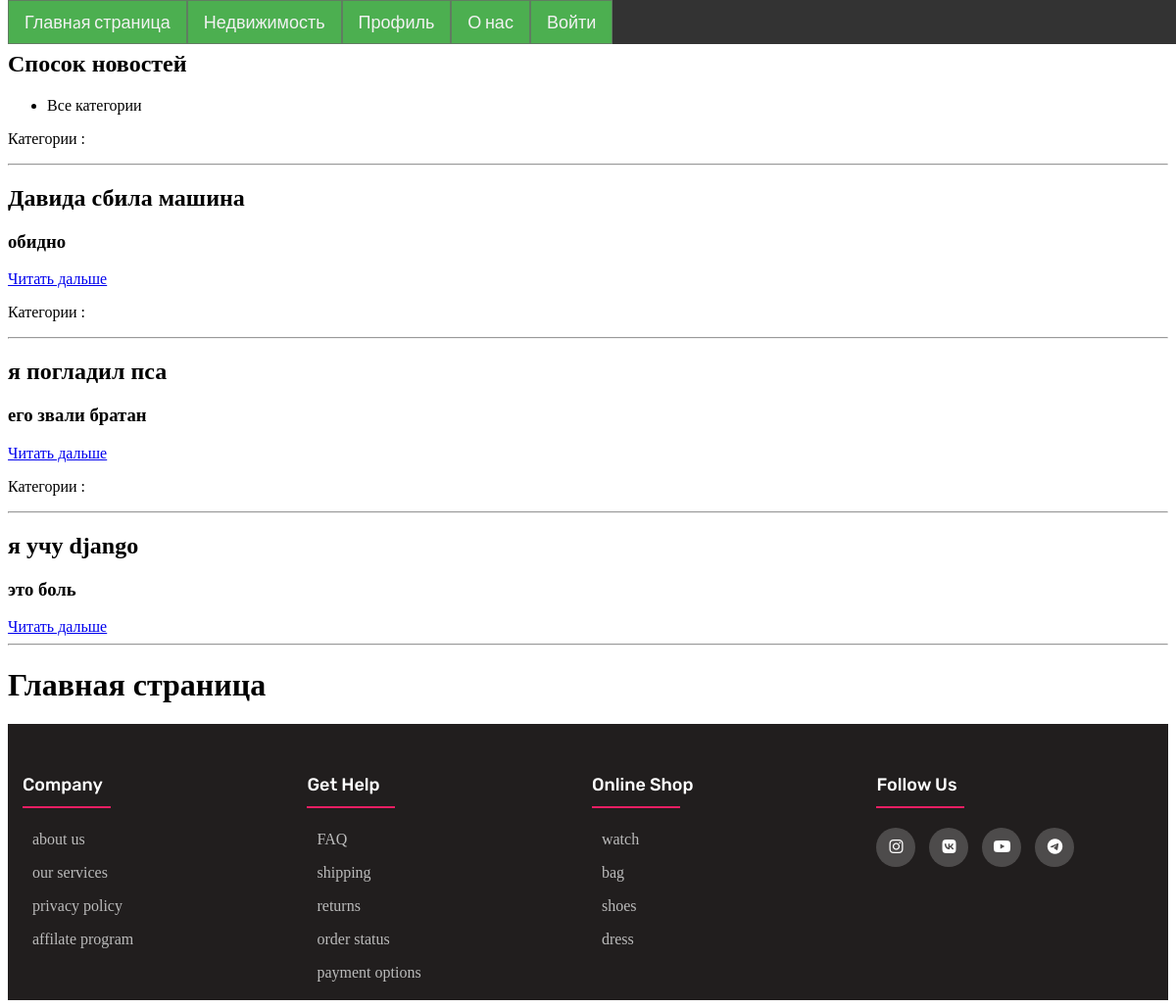
The app's page /, older data.
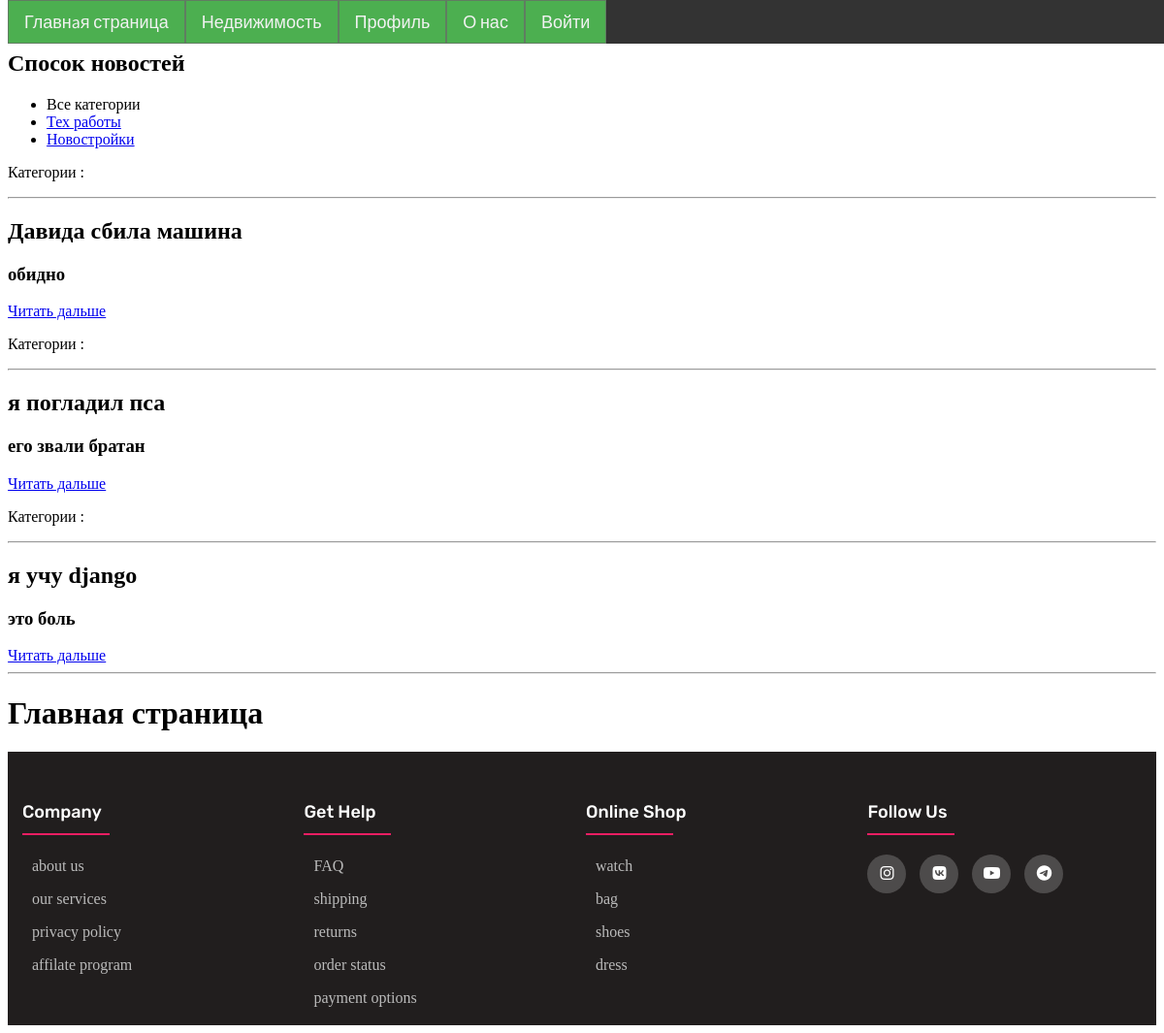
The same page, newer data.
### news/models.py (models this page shows, shortened)
class News(models.Model):
    title = models.CharField(max_length=100, verbose_name='Заголовок')
    content = models.TextField(blank=True, verbose_name='Контен')
    created_at = models.DateTimeField(auto_now_add=True, verbose_name='Дата создания')
    updated_at = models.DateTimeField(auto_now=True, verbose_name='Дата редактирования ')
    photo = models.ImageField(upload_to='photos/%Y/%m/%d/' , verbose_name='Фотография')
    ispublic = models.BooleanField(default=True, verbose_name='Публикация')
    category = models.ForeignKey('Category', on_delete=models.PROTECT, null=True)
    def get_absolute_url(self):
        return reverse('post', kwargs={'post_id': self.pk})  # абслоютная ссылка
    class Meta:  # админка
        verbose_name = 'Новость'
        verbose_name_plural = 'Новости'
        ordering = ['title']

class Category(models.Model):
    name = models.CharField(max_length=100, db_index=True , verbose_name="Название")
    description = models.TextField( verbose_name="Описание")
    def get_absolute_url(self):
        return reverse('category', kwargs={'category_id': self.pk})
    class Meta:
        verbose_name = 'Категория'
        verbose_name_plural = 'Категории'
        ordering = ['-name'] # обратное направление

### news/views.py (the view)
# urls.py: path('', index, name='home'),
def index(request):
    category = Category.objects.all()
    posts = News.objects.all()
    context = {'title': 'Главная страница',
               'menu': menu,
               'posts': posts,
               'category': category,
               'category_selected': 0 ,}
    return render(request, 'news/index.html', context=context)

### news/templates/news/index.html (shortened to what this page needs)
{% extends 'news/base.html' %}
{%block content %}
<h2> Спосок новостей</h2>
<div class="news">
    <ul class="nav_news">
        {%if category_selected == 0 %}
        <li class="selected"> Все категории</li>
        {%else%}
        <li><<a href="{%url 'home'%}"> Все категории</a></li>
        {%endif%}
    {%for c in category%}
        {%if c.pk == category_selected%}
        <li class="selected">{{c.name}}</li>
        {% else %}
        <li><a href="{{c.get_absolute_url}}">{{c.name}}</a></li>
        {%endif%}
        {%endfor%}
    </ul>
    {%for post in posts %}
    <div class="text_news">
        <p class="category_news">Категории : {{p.catigory}}</p>
        <hr>
        <h2>{{post.title}}</h2>
        {% autoescape on%}
        <h3>{{post.content|truncatewords:50}}</h3>
        {% endautoescape%}
        <a href="{{ post.get_absolute_url }}" class="red_news">Читать дальше </a>
    </div >
    {%endfor %}
    <hr>
</div>
{%endblock content%}

### news/templates/news/base.html (shortened to what this page needs)
{% load static %}
<!DOCTYPE html>
<html lang="en">
<head>
    <link type="text/css" href="{% static 'news/css/styles.css' %}" rel="stylesheet">
    <link type="text/css" rel="stylesheet" href="https://cdnjs.cloudflare.com/ajax/libs/font-awesome/6.3.0/css/all.min.css" >
</head>
<body>
    <div class="menu">
    {% block mainmenu%}
        <div class="topnav" >
            {%for m in menu %}
                    <a href="{% url m.url_name %}" class="active">{{m.title_menu}}</a>
            {%endfor%}
          </div>
    </div>
    {% endblock mainmenu %}
    {%block content%}
    {%endblock content%}
    <h1> {{title}}</h1>
    {% block footer%}
    <footer class="footer">
        <div class="footer-container">
            <div class="footer-row">
                <div class = "footer-col">
                    <h4>company</h4>
                    <ul>
                        <li> <a href="#">about us</a></li>
                        <li> <a href="#">our services</a></li>
                        <li> <a href="#">privacy policy</a></li>
                        <li> <a href="#">affilate program</a></li>
                    </ul>
                </div>
                <div class = "footer-col">
                    <h4>get help</h4>
                    <ul>
                        <li> <a href="#">FAQ</a></li>
                        <li> <a href="#">shipping</a></li>
                        <li> <a href="#">returns</a></li>
                        <li> <a href="#">order status</a></li>
                        <li> <a href="#">payment options</a></li>
                    </ul>
                </div>
                <div class = "footer-col">
                    <h4>online shop</h4>
                    <ul>
                        <li> <a href="#">watch</a></li>
                        <li> <a href="#">bag</a></li>
                        <li> <a href="#">shoes</a></li>
                        <li> <a href="#">dress</a></li>
                    </ul>
                </div>
                <div class = "footer-col">
                    <h4>follow us</h4>
                    <div class="social-links">
                         <a href="#"><i class="fab fa-instagram"></i></a>
                         <a href="#"><i class="fab fa-vk"></i></a>
                         <a href="#"><i class="fab fa-youtube"></i></a>
                         <a href="#"><i class="fab fa-telegram"></i></a>
                    </div>
                </div>
            </div>
        </div>
    </footer>
    {% endblock footer%}
</body>
</html>

### news/static/news/css/styles.css (style rules this page uses)
.menu { display: inline-block; margin: 0px 0px 20px 0px; }
.topnav { background-color: #333; overflow: hidden; position: fixed; top: 0px; width: 100%; }
.topnav a { float: left; display: block; color: #f2f2f2; text-align: center; padding: 10px 16px; text-decoration: none; font-family: 'Source Sans Pro', sans-serif; font-size: 18px; border: 0.08em solid rgba(105, 105, 105, 0.7); }
.active { background-color: #4CAF50; color: white; }
.footer-container { max-width: 1470px; margin: auto; line-height: 1.5; }
.footer { margin: 0; padding: 25px 0 0 0; background-color: rgb(33, 30, 30); box-sizing: border-box; }
.footer-row { display: flex; flex-wrap: wrap; }
.footer-col { width: 22%; padding: 0 15px; }
.footer-col ul { list-style: none; }
.footer-col h4 { font-size: 18px; color: rgb(255, 255, 255); text-transform: capitalize; margin-bottom: 30px; font-family: 'Rubik', sans-serif; font-weight: 500; position: relative; }
.footer-col h4::before { content: ''; position: absolute; left:0; bottom: -10px; background-color: #e91e63; height: 2px; box-sizing: border-box; width: 90px; }
.footer-col ul li:not(:last-child) { margin-bottom: 10px; }
.footer-col ul li a { margin: 0 0 0 -30px; text-align: left; font-size: 16px; color: #ffffff; text-decoration:none; font-weight: 300; color: #bbb; display: block; width: 75%; transform: all 0.3s ease; }
.footer-col .social-links a { display: inline-block; height: 40px; width: 40px; background-color: rgba(255, 255, 255, 0.2); margin: 0 10px 10px 0; text-align: center; line-height: 40px; border-radius: 50%; color: #ffffff; transform: all 0.5s ease; }

Row changes from the older to the newer data that the page shows:
added Category: name "Тех работы"
added Category: name "Новостройки"
